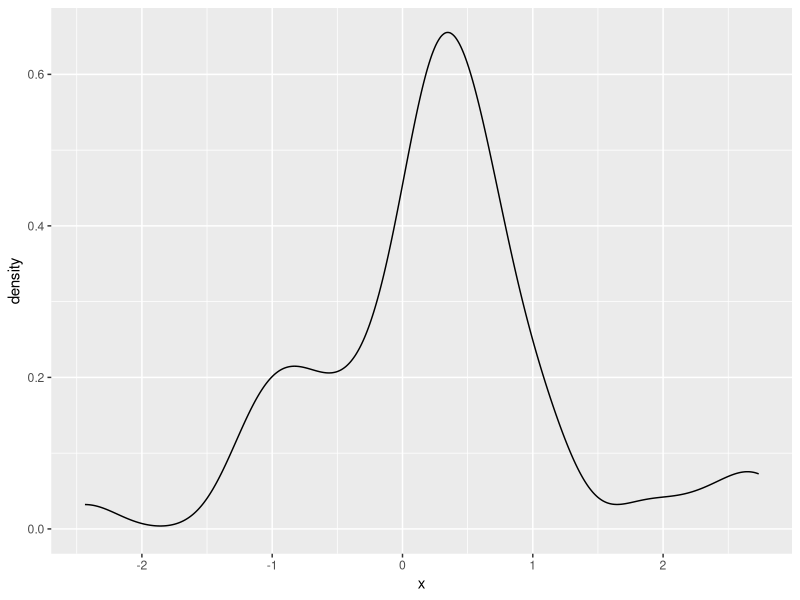
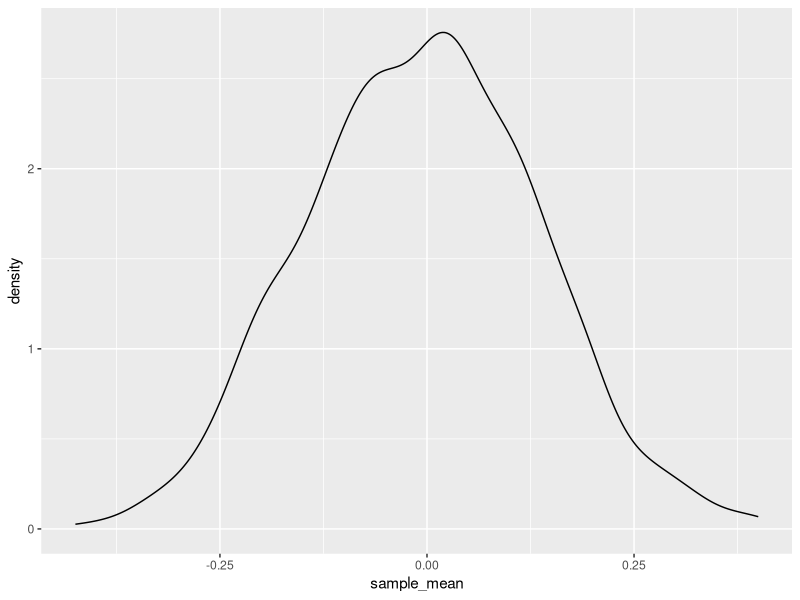
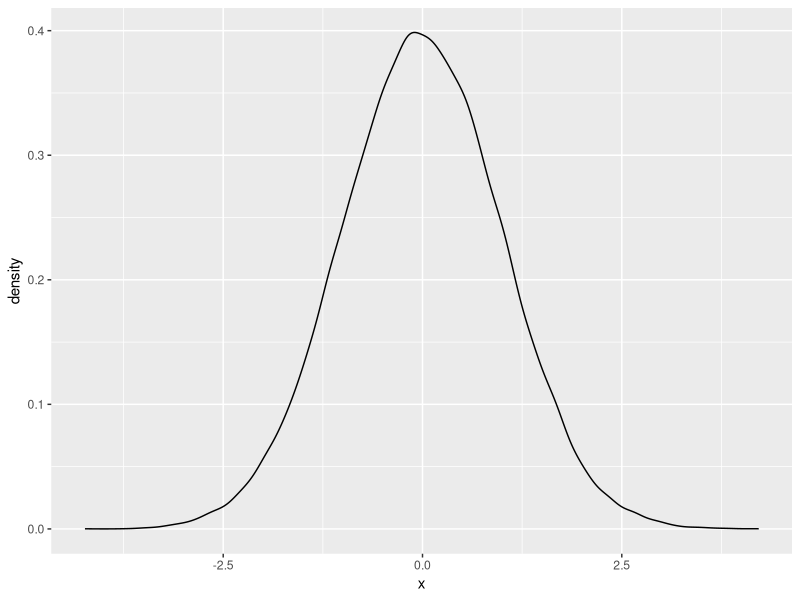
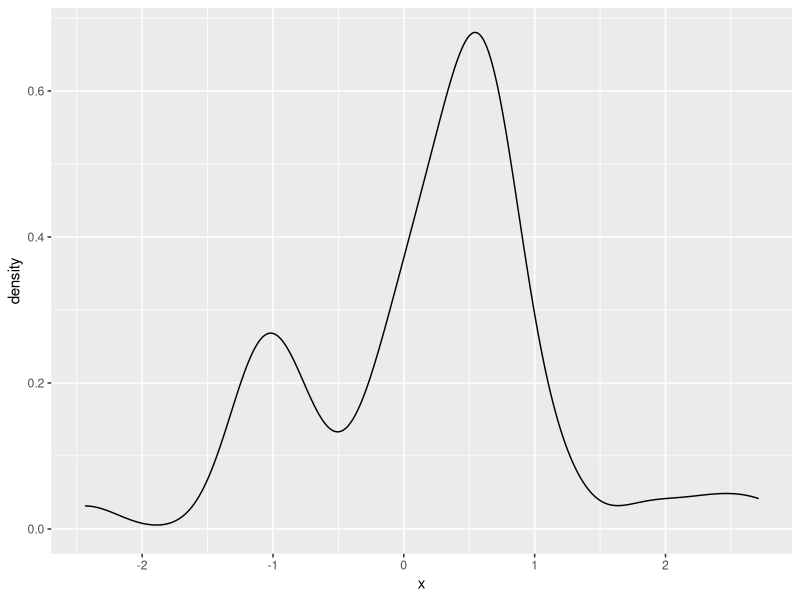
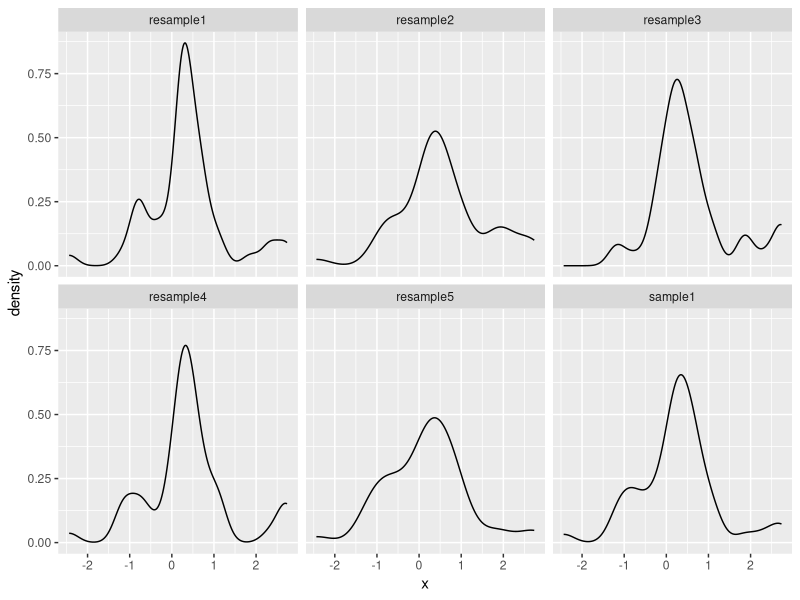
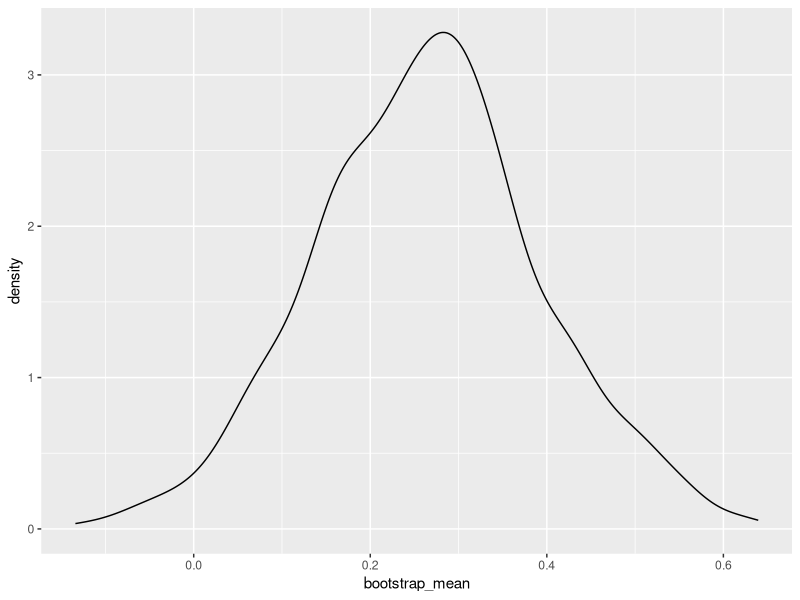
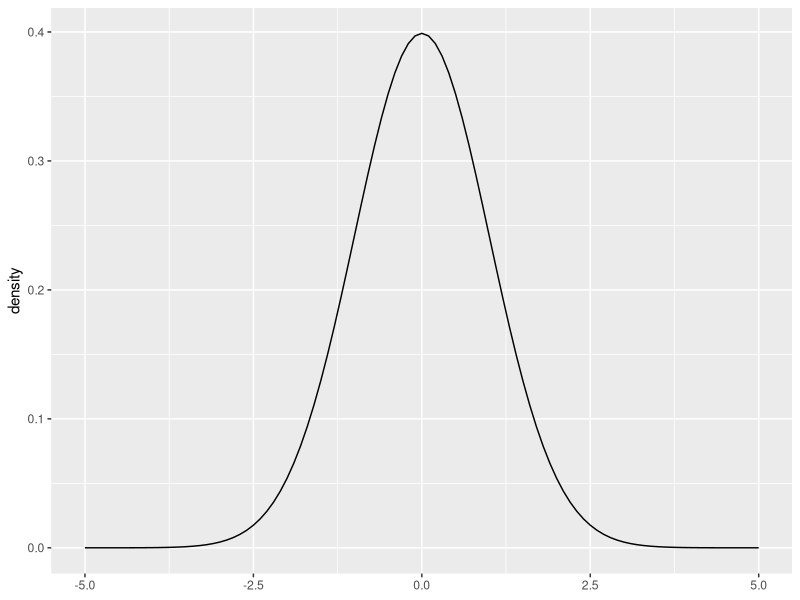
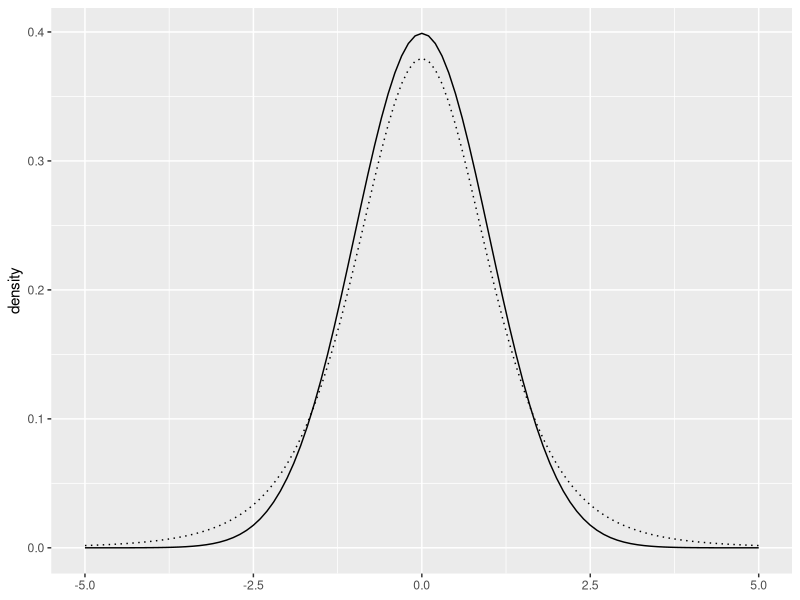

Source code (R) for these figures, in order:
## ---- chunk 1
#| code-fold: true
#| code-summary: >
#|    Click HERE for the code to generate the mother-daughter height difference
#|    dataset.
set.seed(1215)
sample1 = rnorm(50)
sample2 = rnorm(50)
sample3 = rnorm(50)
## ---- chunk 2
summary(sample1)
## ---- chunk 3
#| label: fig-sample1-density
#| fig-cap: >
#|     Density plot of the empirical distribution of the first sample (50
#|     observations).
library("ggplot2")

ggplot(data.frame(x = sample1)) +
  aes(x = x) +
  geom_density()
## ---- chunk 4
summary(sample2)
## ---- chunk 5
summary(sample3)
## ---- chunk 6
#| echo: false
#| label: fig-sample_mean-density
#| fig-cap: >
#|     Density plot of the sampling distribution of the mean, based on 1,000
#|     estimates.

n = 50  # sample size
k = 1000  # number of samples
x = rnorm(k * n)
m = rowMeans(matrix(x, k, n))

ggplot(data.frame(sample_mean = m)) +
  aes(x = sample_mean) +
  geom_density()
## ---- chunk 7
#| echo: false
#| label: fig-1000samples-density
#| fig-cap: >
#|     Density plot of the empirical distribution of all 1,000 samples
#|     combined (50,000 observations).
ggplot(data.frame(x = x)) +
  aes(x = x) +
  geom_density()
## ---- chunk 8
boot = sample(sample1, replace = TRUE)
## ---- chunk 9
#| label: fig-boot1-density
#| fig-cap: >
#|     Density plot of the first bootstrap resample (50 observations).
ggplot(data.frame(x = boot)) +
  aes(x = x) +
  geom_density()
## ---- chunk 10
mean(boot)
## ---- chunk 11
library("purrr")

b = 1000
boot_resamples = map(seq_len(b), \(i) {
  sample(sample1, replace = TRUE)
})
## ---- chunk 12
#| label: fig-bootstrap_resamples-density
#| fig-cap: >
#|     Density plot of five bootstrap resamples, as well as the original
#|     sample.
slice = 1:5
df = data.frame(
  x = c(sample1, unlist(boot_resamples[slice])),
  # Make a categorical feature to identify each resample.
  sample = rep(
    c("sample1", paste0("resample", slice)),
    each = length(sample1)
  )
)

ggplot(df) +
  aes(x = x) +
  geom_density() +
  facet_wrap(vars(sample))
## ---- chunk 13
boot_means = map_dbl(boot_resamples, mean)
## ---- chunk 14
#| label: fig-bootstrap_mean-density
#| fig-cap: >
#|     Density plot of 1,000 bootstrap sample means. This distribution
#|     approximates the sampling distribution of the mean.
ggplot(data.frame(bootstrap_mean = boot_means)) +
  aes(x = bootstrap_mean) +
  geom_density()
## ---- chunk 15
sd(boot_means)
## ---- chunk 16
quantile(boot_means, c(0.025, 0.975))
## ---- chunk 17
#| echo: false
#| label: fig-standard-normal
#| fig-cap: >
#|     Density plot of the standard normal distribution. The mean is 0 and the
#|     standard deviation is 1.
ggplot() + xlim(-5, 5) + geom_function(fun = dnorm) + ylab("density")
## ---- chunk 18
#| echo: false
#| label: fig-t5
#| fig-cap: >
#|     Density plot of the standard normal distribution (solid) and Student's
#|     t distribution with 5 degrees of freedom (dotted).
ggplot() +
  xlim(-5, 5) +
  geom_function(fun = dt, args = list(df = 5), linetype = "dotted") +
  geom_function(fun = dnorm) +
  ylab("density")
## ---- chunk 19
n = length(sample1)
std_err = sd(sample1) / sqrt(n)

# For a 0.95 = 1 - 0.05 confidence interval.
ci = mean(sample1) + qt(c(0.025, 0.975), n - 1) * std_err
round(ci, 4)
